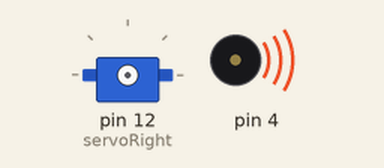
A sketch run on a simulated Arduino Uno, built with avr-gcc and run on an emulated ATmega328P. On the bench: servo, buzzer (waves = sounding). What the sketch prints to the serial monitor is not drawn.

Above: at 0.1 s.
At 1.1 s:
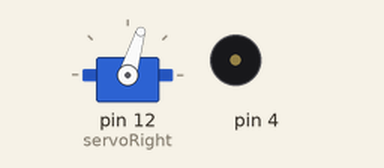
At 5.1 s:
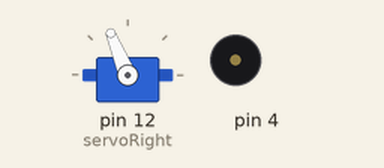
At 8.1 s:
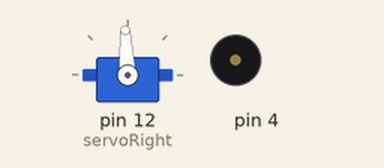
Timing chart, 0 to 9.6 s (numbered marks = the images above):
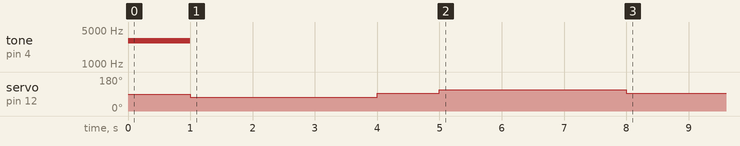

The sketch:

RightServoTestAmmendedForBeep.ino
```cpp
#include <Servo.h>                           // Include servo library

Servo servoRight;                            // Declare right servo

void setup()                                 // Built in initialization block
{
  Serial.begin(9600);
  Serial.println("Sketch Starting");

  tone(4, 3000, 1000);                       // Play tone for 1 second
  delay(1000);

  servoRight.attach(12);                     // Attach right signal to pin 12

  servoRight.writeMicroseconds(1300);        // Right wheel clockwise
  delay(3000);                               // ...for 3 seconds

  servoRight.writeMicroseconds(1500);        // Stay still
  delay(1000);                               // ...for 3 seconds

  servoRight.writeMicroseconds(1700);        // Right wheel counterclockwise
  delay(3000);                               // ...for 3 seconds

  servoRight.writeMicroseconds(1500);        // Right wheel counterclockwise

}

void loop()                                  // Main loop auto-repeats
{                                            // Empty, nothing needs repeating
}
```

Measured:
- by itself, servo on pin 12 (servoRight): 90° → 73° at 1.0 s, → 93° 3.0 s later, → 112° 1.0 s later, → 93° 3.0 s later
